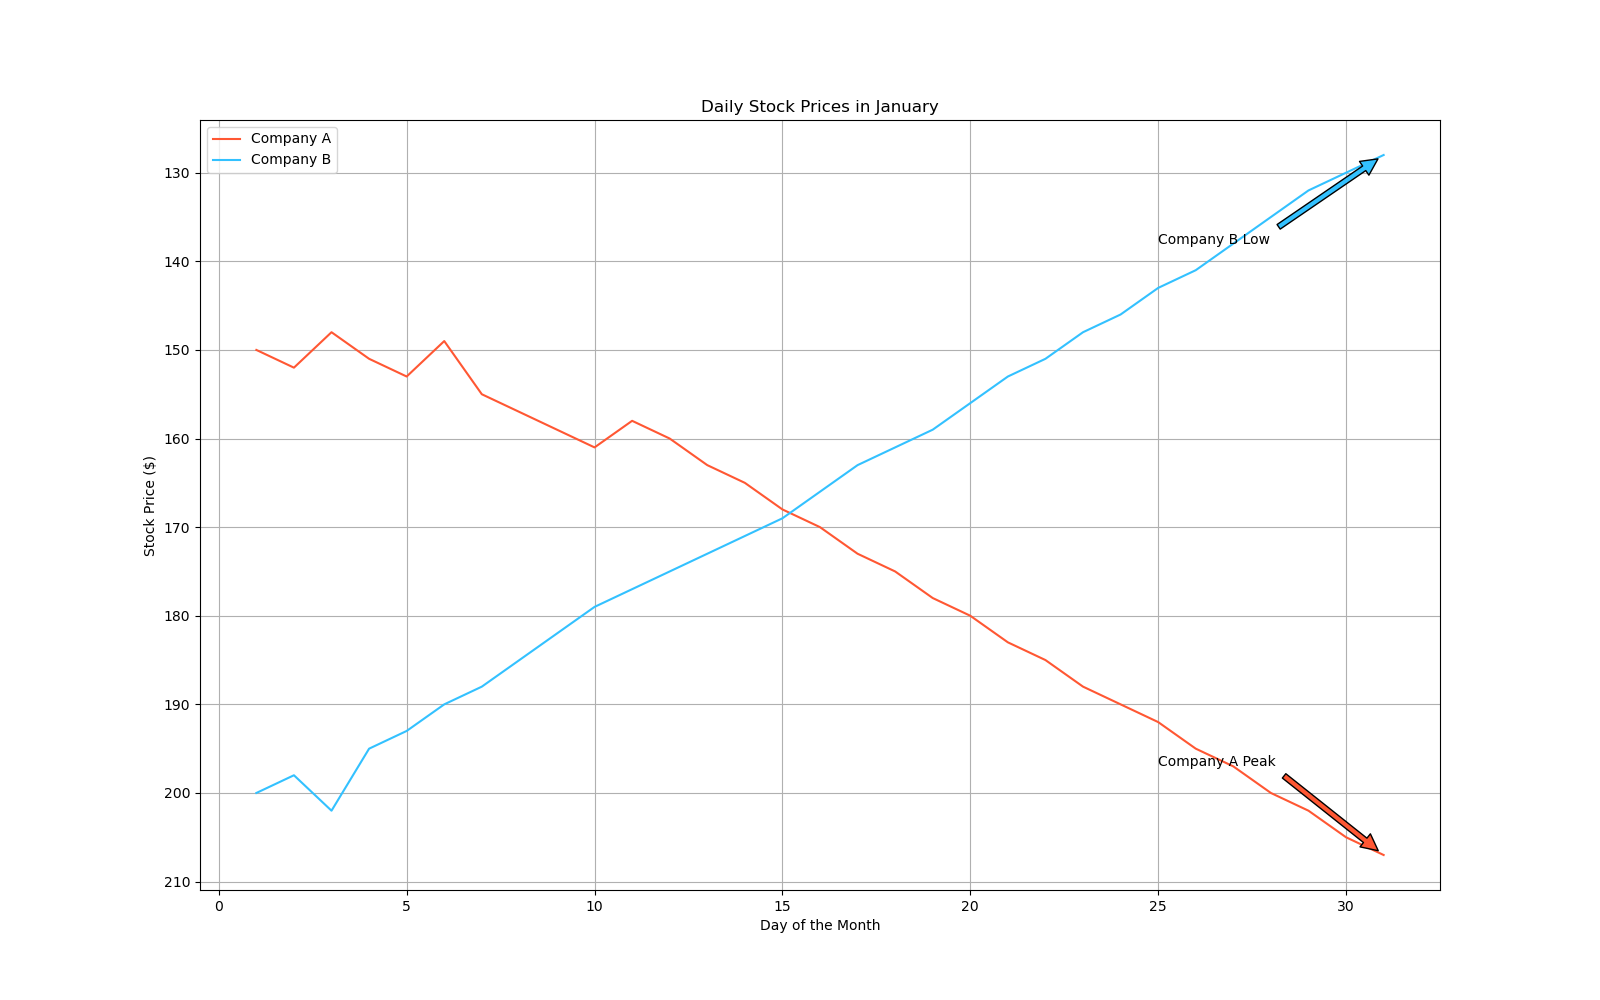

Reproduce this figure in Python.

import matplotlib.pyplot as plt

days = [i for i in range(1, 32)]
stock_company_a = [150, 152, 148, 151, 153, 149, 155, 157, 159, 161, 158, 160, 163, 165, 168, 170, 173, 175, 178, 180, 183, 185, 188, 190, 192, 195, 197, 200, 202, 205, 207]
stock_company_b = [200, 198, 202, 195, 193, 190, 188, 185, 182, 179, 177, 175, 173, 171, 169, 166, 163, 161, 159, 156, 153, 151, 148, 146, 143, 141, 138, 135, 132, 130, 128]

plt.figure(figsize=(16, 10))
plt.plot(days, stock_company_a, color='#FF5733', label='Company A')  # Orange-Red
plt.plot(days, stock_company_b, color='#33C1FF', label='Company B')  # Light Blue

plt.title('Daily Stock Prices in January')
plt.xlabel('Day of the Month')
plt.ylabel('Stock Price ($)')
plt.gca().invert_yaxis()

plt.annotate('Company A Peak', xy=(31, stock_company_a[-1]), xytext=(25, stock_company_a[-5]),
             arrowprops=dict(facecolor='#FF5733', shrink=0.05))

plt.annotate('Company B Low', xy=(31, stock_company_b[-1]), xytext=(25, stock_company_b[-5]),
             arrowprops=dict(facecolor='#33C1FF', shrink=0.05))

plt.grid(True)
plt.legend()
plt.show()
